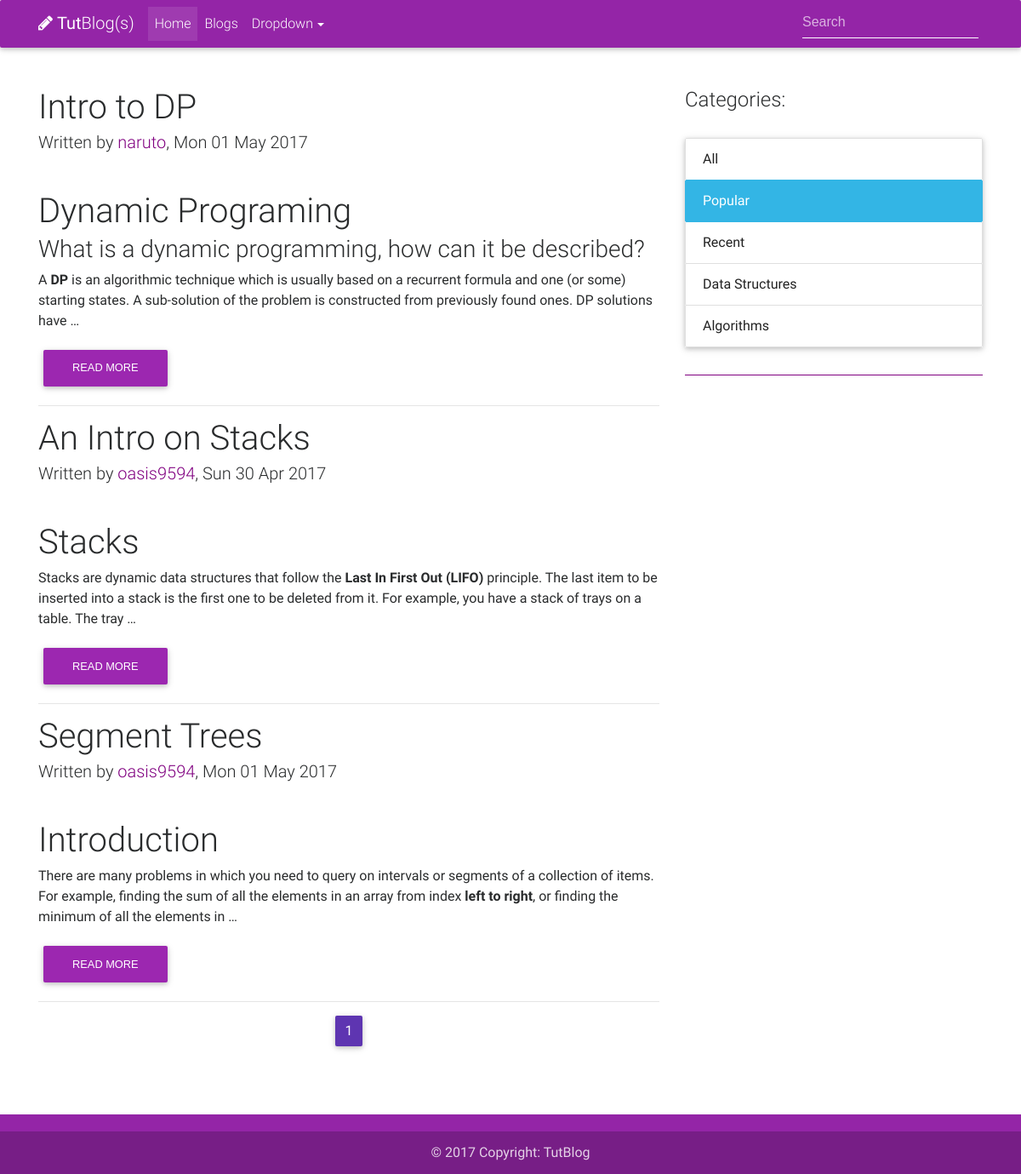
Page /blogs/popular/ on the committed database.
### Blogs/models.py (models this page shows, shortened)
class Blog(models.Model):
	title = models.CharField(max_length=100, unique=True)
	slug = models.SlugField(max_length=100, unique=True)
	body = models.TextField()
	isTut = models.BooleanField(default=False)
	created = models.DateTimeField(db_index=True, auto_now_add=True)
	category = models.ManyToManyField(Category)
	updated = models.DateTimeField(db_index=True, auto_now=True)
	author = models.ForeignKey(User, on_delete=models.CASCADE)
	tags = models.ManyToManyField(Tags, blank = True)
	upvotes = models.ManyToManyField(User, related_name='blog_upvotes', blank=True)
	downvotes = models.ManyToManyField(User, related_name='blog_downvotes', blank=True)
	total_votes = models.IntegerField(default = 0)

### Blogs/views.py (the view)
def popular(request):
	blog_list = Blog.objects.filter(isTut=False).order_by('-total_votes')
	page = request.GET.get('page', 1)
	x=2
	paginator = Paginator(blog_list, 3)
	try:
		blogs = paginator.page(page)
	except PageNotAnInteger:
		blogs = paginator.page(1)
	except EmptyPage:
		blogs = paginator.page(paginator.num_pages)
	return render(request, "blog_list.html", { 'blogs': blogs , 'x':x})

### Templates/blog_list.html (shortened to what this page needs)
<!DOCTYPE html>
{% load static %}
<html lang="en">
<head>
    <link rel="stylesheet" href="https://maxcdn.bootstrapcdn.com/font-awesome/4.6.0/css/font-awesome.min.css">
    <link href="{% static 'css/bootstrap.min.css' %}" rel="stylesheet">
    <link href="{% static 'css/mdb.min.css' %}" rel="stylesheet">
    <link href="{% static 'css/style.css' %}" rel="stylesheet">
    <link href="{% static 'css/blog_list.css' %}" rel="stylesheet">
</head>
<body>
    <header>
        <nav class="navbar navbar-toggleable-md navbar-dark">
            <div class="container">
                <a class="navbar-brand" href="#">
                    <i class="fa fa-pencil"></i> <b>Tut</b>Blog(s)
                </a>
                <div class="collapse navbar-collapse" id="navbarNav1">
                    <ul class="navbar-nav mr-auto">
                        <li class="nav-item active">
                            <a class="nav-link" href="{% url 'home' %}">Home </a>
                        </li>
                        <li class="nav-item">
                            <a class="nav-link" href ="{% url 'blog_index' %}">Blogs</a>
                        </li>
                        <li class="nav-item dropdown btn-group">
                            <a class="nav-link dropdown-toggle" id="dropdownMenu1" data-toggle="dropdown" aria-haspopup="true" aria-expanded="false">Dropdown</a>
                        </li>
                    </ul>
                    <form class="form-inline waves-effect waves-light">
                        <input class="form-control" type="text" placeholder="Search">
                    </form>
                </div>
            </div>
        </nav>
    </header>
    <main>
        <div class="container">
            <div class="row">
                <div class="col-lg-8">
                    {% for blog in blogs %}
                    <div class="post-wrapper">
                        <h1 class="h1-responsive">{{ blog.title }}</h1>
                        <h5>Written by <a href="{% url 'userprofile' blog.author.username %}" style="color: purple;">{{ blog.author }}</a>, {{ blog.updated|date:"D d M Y" }}</h5>
                        <br>
                        <p> {{ blog.body|safe|truncatewords:"45"|linebreaks }}</p>
                        <form action="{% url 'blog_detail' blog.id %}"><button class="btn purple">Read more</button></form>
                    </div>
                    <hr/>
                    {% endfor %}
                    <nav>
                        <ul class="pagination flex-center pg-purple">
                            {% for i in blogs.paginator.page_range %}
                                {% if blogs.number == i %}
                                    <li class="page-item active"><span class="page-link">{{ i }}<span class="sr-only">(current)</span></span></li>
                                {% else %}
                                    <li class="page-item"><a class="page-link" href="?page={{ i }}">{{ i }}</a></li>
                                {% endif %}
                            {% endfor %}
                        </ul>
                    </nav>
                </div>
                <div class="col-lg-4">
                    <div class="widget-wrapper">
                        <h4>Categories:</h4>
                        <br>
                        <div class="list-group">
                            {% if x == 1 %}
                                <a href="{% url 'blog_index'%}" class="list-group-item active">All</a>
                            {% else %}
                                <a href="{% url 'blog_index'%}" class="list-group-item">All</a>
                            {% endif %}
                            {% if x == 2 %}
                                <a href="{% url 'popular'%}" class="list-group-item active">Popular</a>
                            {% else %}
                                <a href="{% url 'popular'%}" class="list-group-item">Popular</a>
                            {% endif %}
                            {% if x == 3 %}
                                <a href="{% url 'recent'%}" class="list-group-item active">Recent</a>
                            {% else %}
                                <a href="{% url 'recent'%}" class="list-group-item">Recent</a>
                            {% endif %}
                            {% if x == 4 %}
                                <a href="{% url 'data_structures'%}" class="list-group-item active">Data Structures</a>
                            {% else %}
                                <a href="{% url 'data_structures'%}" class="list-group-item">Data Structures</a>
                            {% endif %}
                            {% if x == 5 %}
                                <a href="{% url 'algorithms'%}" class="list-group-item active">Algorithms</a>
                            {% else %}
                                <a href="{% url 'algorithms'%}" class="list-group-item">Algorithms</a>
                            {% endif %}
                        </div>
                    </div>
                </div>
            </div>
        </div>
    </main>
    <footer class="page-footer center-on-small-only">
        <div class="footer-copyright">
            <div class="container-fluid">
                © 2017 Copyright: TutBlog
            </div>
        </div>
    </footer>
</body>
</html>

### static/css/style.css (style rules this page uses)
.list-group-item.active { background-color: #33b5e5; border-color:#33b5e5 }
.list-group-item:not(.active) { color:#222; }

### static/css/blog_list.css (style rules this page uses)
main { padding-top: 3rem; padding-bottom: 2rem; }
.widget-wrapper { padding-bottom: 2rem; border-bottom: 1px solid purple; margin-bottom: 2rem; }
.navbar { background-color: #9425A7; }
footer.page-footer { background-color: #9425A7; margin-top: 2rem; }
a, a:hover, a:active, a:focus, a:visited, a:link, a:link:active, a:visited:active { outline: none; }

### rows in the picture
Blog: title "Intro to DP", author "naruto", updated "Mon 01 May 2017", body "Dynamic Programing What is a dynamic programming, how can it be described? A DP is an algorithmic technique which is usually based on a recurrent formula and one (or some) starting states. A sub-solution of the problem is constructed from previously found ones. DP solutions have …"
Blog: title "An Intro on Stacks", author "oasis9594", updated "Sun 30 Apr 2017", body "Stacks Stacks are dynamic data structures that follow the Last In First Out (LIFO) principle. The last item to be inserted into a stack is the first one to be deleted from it. For example, you have a stack of trays on a table. The tray …"
Blog: title "Segment Trees", author "oasis9594", updated "Mon 01 May 2017", body "Introduction There are many problems in which you need to query on intervals or segments of a collection of items. For example, finding the sum of all the elements in an array from index left to right , or finding the minimum of all the elements in …"

### other values in the picture
{{ i }} "1"
